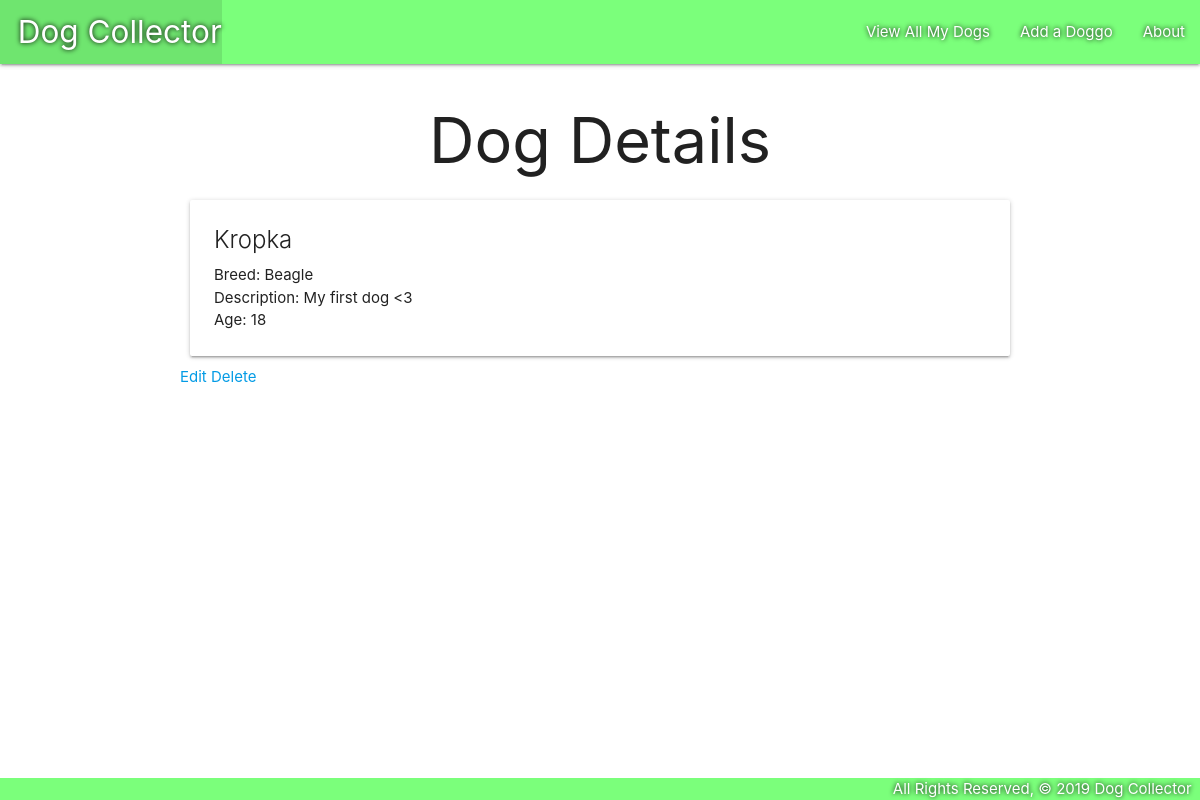
/dogs/2/, run on the app's committed database.
### main_app/models.py (models this page shows, shortened)
class Dog(models.Model):
    name = models.CharField(max_length=100)
    breed = models.CharField(max_length=100)
    description = models.TextField(max_length=250)
    age = models.IntegerField()

### main_app/views.py (the view)
# urls.py: path('dogs/<int:dog_id>/', views.dogs_detail, name='dogs_detail'),
def dogs_detail(request, dog_id):
    dog = Dog.objects.get(id=dog_id)
    return render(request, 'dogs/detail.html', {'dog':dog})

### main_app/templates/dogs/detail.html
{% extends 'base.html' %}
{% block content %}
<h1>Dog Details</h1>
<div class="card">
  <div class="card-content">
    <span class="card-title">{{ dog.name }}</span>
    <p>Breed: {{ dog.breed }}</p>
    <p>Description: {{ dog.description }}</p>
    {% if dog.age > 0 %}
      <p>Age: {{ dog.age }}</p>
    {% else %}
      <p>Age: Puppy</p>
    {% endif %}
  </div>
</div>
<div class="card-action">
	<a href="{% url 'dogs_update' dog.id%}">Edit</a>
	<a href="{% url 'dogs_delete' dog.id%}">Delete</a>
</div>
{% endblock %}

### main_app/static/css/style.css (style rules this page uses)
body { display: flex; min-height: 100vh; flex-direction: column; }
h1 { text-align: center; }
.card { align-self: center; margin: 10px; }

### data on the page
Dog: name "Kropka", breed "Beagle", description "My first dog <3", age "18"
